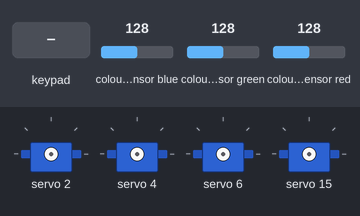
This sketch was run on a simulated Arduino Uno, built with avr-gcc and run on an emulated ATmega328P. Parts: 4 × servo. Inputs (shaded band) come from the test bench; at power-on: colour sensor blue 128, colour sensor green 128, colour sensor red 128.

Above: at 1.2 s.
1.3 s: key 'L' pressed
2.8 s: key 'R' pressed
4.3 s: key 'X' pressed
5.9 s: key 'S' pressed
7.4 s: key 'L' pressed
At 8.6 s:
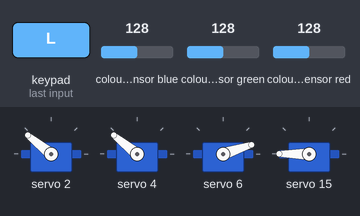
8.9 s: key 'R' pressed
At 9.9 s:
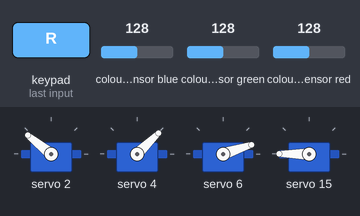
Timing chart, 0 to 11.4 s (numbered marks = the images above; inputs shaded):
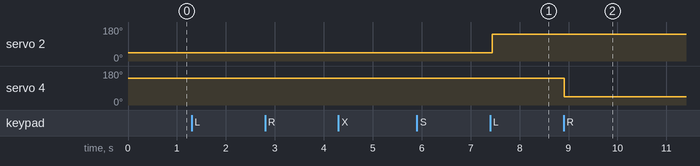

The sketch:

VORC24.ino
```cpp
// Khai báo các thư viện cần thiết
#include <Wire.h>
#include <Adafruit_PWMServoDriver.h>
#include <Adafruit_TCS34725.h>
#include <PS2X_lib.h>

Adafruit_TCS34725 tcs = Adafruit_TCS34725(TCS34725_INTEGRATIONTIME_50MS, TCS34725_GAIN_1X);
Adafruit_PWMServoDriver pwm = Adafruit_PWMServoDriver();
PS2X ps2x ;

// Định nghĩa các chân điều khiển
#define PS2_DAT 12 // MISO  19
#define PS2_CMD 13 // MOSI  23
#define PS2_CLK 14 // SLK   18
#define PS2_SEL 15 // SS     5

#define NOR_SPEED 2048
#define MAX_SPEED 4095

int speed ;
// Các biến check trạng thái
bool checkCollector, checkReverse, ShootBlack, ShootWhite, OpenWhite, OpenBlack, checkSpin, offCollector, offShooter ;

void Move(int a, int b, int c, int d){ // Điều khiển động cơ di chuyển
  pwm.setPWM(8, 0, a); // Truyền các giá trị xung pwm cho động cơ
  pwm.setPWM(9, 0, b);
  pwm.setPWM(10, 0, c);
  pwm.setPWM(11, 0, d);
}

void Collector(){ // Bật bộ thu
  pwm.setPWM(12, 0, 2730); // Động cơ hoạt động ở mức 75%
  pwm.setPWM(13, 0, 0) ;
}

void ReverseCollector(){ // Đảo ngược bộ thu
  pwm.setPWM(12, 0, 0);
  pwm.setPWM(13, 0, 2730); // Động cơ vẫn hoạt động ở mức 75% nhưng quay theo chiều ngược lại
}

void StopCollector(){ // Dừng động cơ, tắt bộ thu
  pwm.setPWM(12, 0, 0);
  pwm.setPWM(13, 0, 0) ;
}

void ShootWhiteBall(){ // Bắn bóng trắng
  pwm.setPWM(14, 0, 0);
  pwm.setPWM(15, 0, 4095) ; // Động cơ hoạt động ở mức tối đa
}

void ShootBlackBall(){ // Bắn bóng đen
  pwm.setPWM(14, 0, 0) ;
  pwm.setPWM(15, 0, 2048) ; // Động cơ hoạt động ở mức 50%
}

void StopShoot(){ // Tắt bộ bắn bóng
  pwm.setPWM(14, 0, 0) ;
  pwm.setPWM(15, 0, 0) ;
}

void setup() {
  Serial.begin(9600);
  Wire.begin();
  pwm.begin();
  pwm.setOscillatorFrequency(27000000);
  pwm.setPWMFreq(50);
  Wire.setClock(400000);
 // Serial.print() ;
  // Kiểm tra kết nối với tay cầm
  uint8_t err = -1;
  while (err != 0)
  {
    err = ps2x.config_gamepad(PS2_CLK, PS2_CMD, PS2_SEL, PS2_DAT, true, true);
  }
  Move(0, 0, 0, 0) ; // Setup các giá trị ban đầu của động cơ di chuyển là 0
}

void loop() {
  ps2x.read_gamepad(0, 0) ; // Đọc giá trị tay cầm
  PS2Control() ; // Điều khiển robot
  delay(50) ;
}

void PS2Control(){
  // Setup speed
  if(ps2x.ButtonPressed(PSB_L2)) speed = MAX_SPEED ;
  if(ps2x.ButtonPressed(PSB_L1)) speed = NOR_SPEED ;

  // Movement
  int LY = ps2x.Analog(PSS_LY) -127 ; // Đọc tín hiệu của joystick
  int RX = ps2x.Analog(PSS_RX) -127 ;

  int a=0, b=0, c=0, d=0;
  if(LY > 0){ // Nếu đẩy joystick trái lên trên
    b = map(abs(LY), 0, 128, 0, speed) ; // Điều chỉnh giá trị xung của động cơ giúp robot tiến lên
    c = map(abs(LY), 0, 128, 0, speed) ;
  }

  if(LY < 0){ // Nếu đẩy joystick trái xuống dưới
    a = map(abs(LY), 0, 128, 0, speed ); // Điều chỉnh giá trị xung của động cơ giúp robot lùi lại
    d = map(abs(LY), 0, 128, 0, speed) ;
  }
  if(RX > 0){ // Nếu đẩy joystick phải sang phải
    a = map(abs(RX), 0, 128, 0, speed) ; // Điều chỉnh giá trị xung của động cơ giúp robot rẽ phải
    b = 0;
    c = map(abs(RX), 0, 128, 0, speed) ;
    d = 0;
  }
  if(RX < 0){ // Nếu đẩy joystick phải sang trái
    b = map(abs(RX), 0, 128, 0, speed) ;  // Điều chỉnh giá trị xung của động cơ giúp robot rẽ trái
    a = 0;
    d = map(abs(RX), 0, 128, 0, speed) ;
    c = 0 ;
  }
  Move(a, b, c, d) ; // Điều khiển động cơ di chuyển

  // Collector
  if(ps2x.ButtonPressed(PSB_L3)) offCollector = !offCollector ; // Ấn nút L3, thay đổi trạng thái có thể bật/tắt của bộ thu
  if(offCollector) StopCollector() ;

  if(ps2x.ButtonPressed(PSB_R1)){ // Ấn nút R1
    checkCollector = !checkCollector ; // Chuyển trạng thái bộ thu
  }
  if(checkCollector && !offCollector){
    checkReverse = false ; // Tắt đảo ngược bộ thu
    Collector() ; // Bật bộ thu
  }
  if(ps2x.ButtonPressed(PSB_R2)){
    checkReverse = !checkReverse ; // Chuyển trạng thái đảo ngược bộ thu
  }
  if(checkReverse && !offCollector ){
    checkCollector = false ; // Tắt quay bộ thu theo chiều thuận
    ReverseCollector() ; // Đảo chiều bộ thu
  }


  // Shooter
  if(ps2x.ButtonPressed(PSB_R3)){ // Nếu ấn R3
    offShooter = !offShooter ; // Thay đổi trạng thái có thể bắn/tắt
  }
  if(offShooter) StopShoot() ;

  if(ps2x.ButtonPressed(PSB_TRIANGLE)){ // Nếu ấn nút Tam giác
    ShootWhite = !ShootWhite ; // Chuyển trạng thái bắn bóng trắng
    if(ShootWhite){
      ShootBlack = false ; // Tắt bắn bóng đen
      ShootWhiteBall() ;
    }
  }
  if(ps2x.ButtonPressed(PSB_SQUARE)){ // Nếu ấn nút Vuông
    ShootBlack = !ShootBlack ; // Chuyển trạng thái bắn bóng đen
    if(ShootBlack){
      ShootWhite = false ; // Tắt bắn bóng trắng
      ShootBlackBall() ;
    }
  }


  // Open door
  if(ps2x.ButtonPressed(PSB_PAD_LEFT)){ // Nếu ấn nút mũi tên bên trái
    OpenWhite = !OpenWhite ;// Chuyển trạng thái mở của khu chứa bóng trắng
    if(OpenWhite){
      pwm.setPWM(2, 0, 205) ; // Open White Door
    } else pwm.setPWM(2, 0, 410) ; // Close White Door
  }
  if(ps2x.ButtonPressed(PSB_PAD_RIGHT)){ // Nếu ấn nút mũi tên bên phải
    OpenBlack = !OpenBlack ; // Chuyển trạng thái mở cửa khu chứa bóng đen
    if(OpenBlack){
      pwm.setPWM(4, 0, 410) ; //Open Black Door
    } else pwm.setPWM(4, 0, 205) ; // Close Black Door
  }

  // Spin dua bong vo khu loc
  if(ps2x.ButtonPressed(PSB_CROSS)){ // Nếu ấn nút X
    checkSpin = !checkSpin ; // Thay đổi trạng thái bộ quay
    if(checkSpin){
      pwm.setPWM(6, 0, 150) ; // Spin
    }else pwm.setPWM(6, 0, 0) ; // Stop Spin
  }

  // Phân loại bóng
  uint16_t R, G, B, C, colorTemp;
  tcs.getRawData(&R, &G, &B, &C); // Lấy dữ liệu thô về 3 màu: Red, Blue, Green
  colorTemp = tcs.calculateColorTemperature(R, G, B);  // Tính toán nhiệt độ màu dựa trên dữ liệu đã lấy ở trên

  if(colorTemp > 10000 && colorTemp < 11000 && R + G + B < 150) pwm.setPWM(5, 0, 150); // Kiểm tra có phải bóng đen hay không
  else if(colorTemp < 12000 && colorTemp > 11000 && R + G + B > 300) pwm.setPWM(5, 0, 495); // Kiểm tra bóng trắng
  else pwm.setPWM(5, 0, 0) ; // không có bóng -> động cơ dừng
}
```

Measured:
- after the input at 7.4 s, servo 2: 44° → 141° at once
- after the input at 8.9 s, servo 4: 141° → 44° at once
